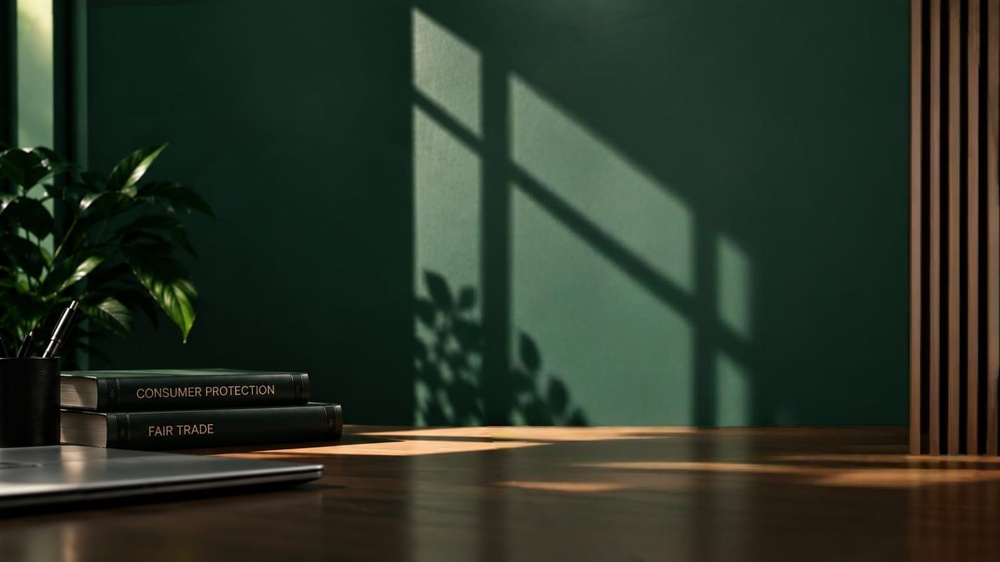
#> input picture BG_image.jpeg, 1000 x 562 px, shrunk from 1600 x 900 before the run
$ python -i lighting.py   (imports and definitions only)
#> lines starting #> are read from the running program, lines starting #| are printed output that depends on the picture
"""
Phase 2 - Image preprocessing helpers (lighting normalization, denoise, deskew).

See preprocessing.py for the orchestrated pipeline.
"""
from typing import Optional, Tuple

import cv2
import numpy as np

from compliance_engine import config


def normalize_lighting(image_rgb: np.ndarray) -> np.ndarray:
    """CLAHE equalization on the L channel (Lab space) to even out lighting."""
    lab = cv2.cvtColor(image_rgb, cv2.COLOR_RGB2LAB)
#> lab: shape (562, 1000, 3); mean of channels 0, 1, 2 52.5, 121.5, 135.1
    l, a, b = cv2.split(lab)
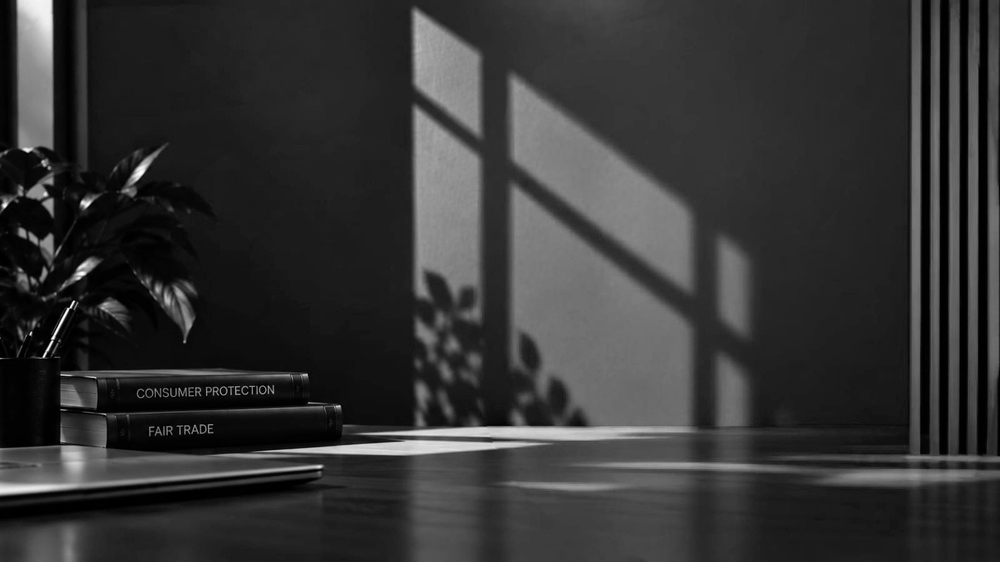
#> l: shape (562, 1000); min 0, max 255, mean 52.5
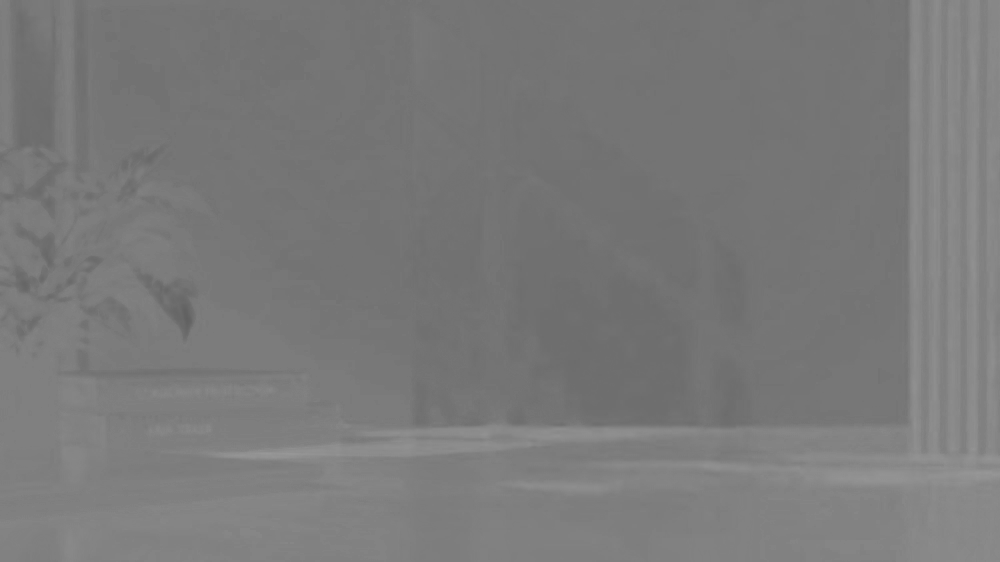
#> a: shape (562, 1000); min 96, max 152, mean 121.5
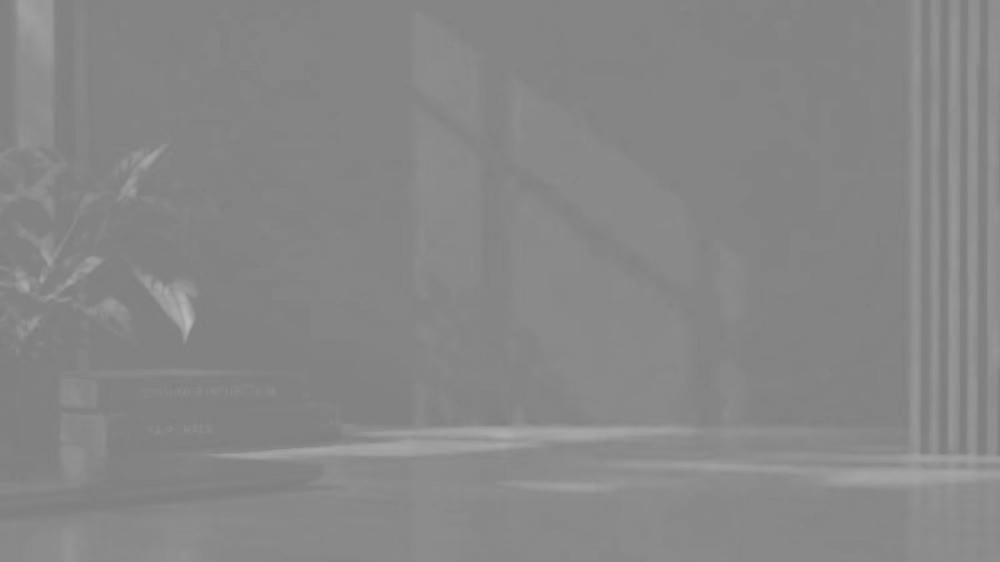
#> b: shape (562, 1000); min 126, max 183, mean 135.1
    clahe = cv2.createCLAHE(
        clipLimit=config.CLAHE_CLIP_LIMIT, tileGridSize=config.CLAHE_TILE_GRID_SIZE
    )
    l_eq = clahe.apply(l)
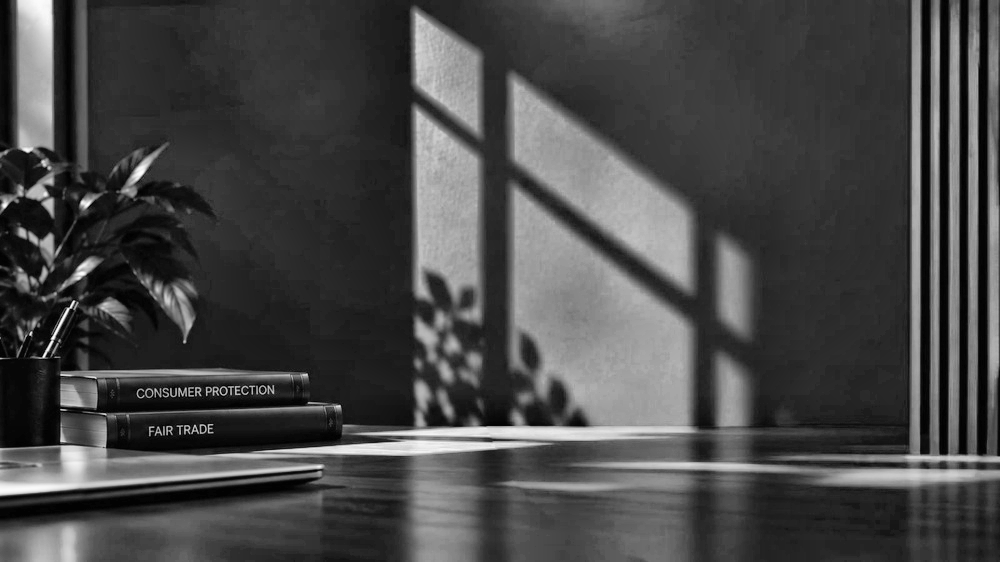
#> l_eq: shape (562, 1000); min 1, max 255, mean 71.8
    return cv2.cvtColor(cv2.merge((l_eq, a, b)), cv2.COLOR_LAB2RGB)
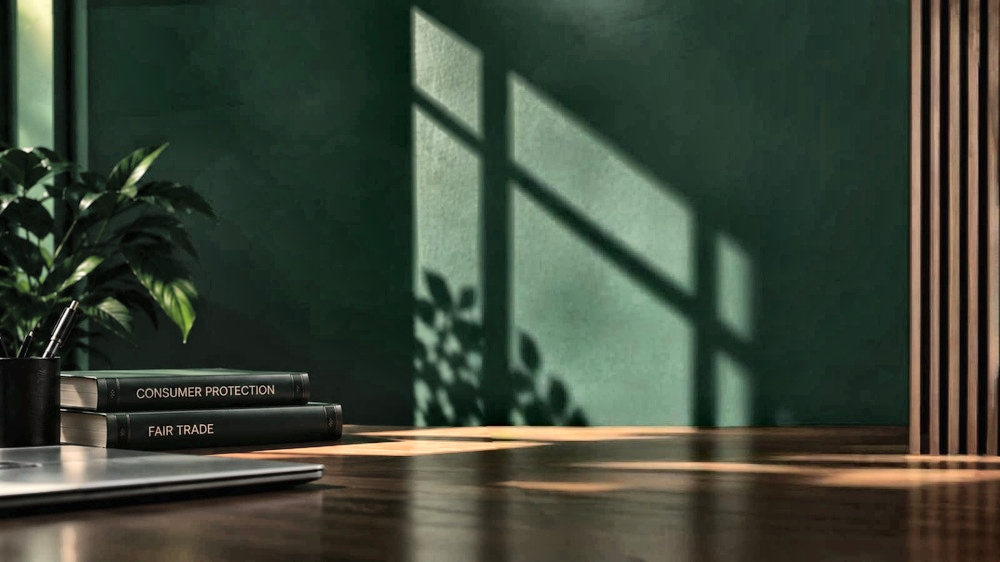
#> returned value: shape (562, 1000, 3); mean R, G, B 61.5, 71, 57.1


def denoise(image_rgb: np.ndarray) -> np.ndarray:
    """Fast non-local means denoising on the grayscale channel."""
    gray = cv2.cvtColor(image_rgb, cv2.COLOR_RGB2GRAY)
    denoised = cv2.fastNlMeansDenoising(gray, None, h=config.DENOISE_H)
    return cv2.cvtColor(denoised, cv2.COLOR_GRAY2RGB)


def _deskew_angle_from_min_area_rect(gray: np.ndarray) -> Optional[float]:
    """Estimate package tilt from the dominant text-line orientation.

    Uses the angle of the minimum-area rectangle around all detected
    text-like contours. Returns the rotation angle in degrees to apply
    (positive = rotate counter-clockwise to right it), or None if there is
    no usable text structure to measure.
    """
    thresh = cv2.adaptiveThreshold(
        gray, 255, cv2.ADAPTIVE_THRESH_GAUSSIAN_C, cv2.THRESH_BINARY,
        blockSize=35, C=10
    )
    contours, _ = cv2.findContours(thresh, cv2.RETR_EXTERNAL, cv2.CHAIN_APPROX_SIMPLE)
    if not contours:
        return None

    all_pts = np.vstack(contours)
    (_, _, angle) = cv2.minAreaRect(all_pts)
    if angle > 45:      # opencv reports -45..0 for near-vertical rects
        angle -= 90     # remap to the horizontal text-line case
    if abs(angle) < config.DESKEW_MIN_ANGLE or abs(angle) > config.DESKEW_MAX_ANGLE:
        return None
    return float(angle)


def deskew(image_rgb: np.ndarray) -> Tuple[np.ndarray, float]:
    """Rotate the image by the estimated skew angle; falls back to no-op."""
    gray = cv2.cvtColor(image_rgb, cv2.COLOR_RGB2GRAY)
    angle = _deskew_angle_from_min_area_rect(gray)
    if angle is None or abs(angle) < config.DESKEW_MIN_ANGLE:
        return image_rgb, 0.0
    h, w = image_rgb.shape[:2]
    matrix = cv2.getRotationMatrix2D((w / 2, h / 2), angle, 1.0)
    rotated = cv2.warpAffine(image_rgb, matrix, (w, h),
                             flags=cv2.INTER_CUBIC, borderMode=cv2.BORDER_REPLICATE)
    return rotated, angle

>>> import cv2
>>> picture = cv2.cvtColor(cv2.imread('../../../BG_image.jpeg'), cv2.COLOR_BGR2RGB)
>>> result = normalize_lighting(picture)
